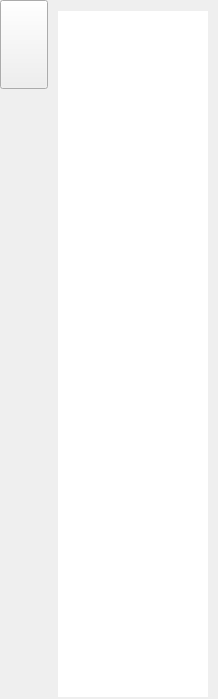
<?xml version="1.0" encoding="UTF-8"?>
<ui version="4.0">
 <class>historyWidget</class>
 <widget class="QWidget" name="historyWidget">
  <property name="geometry">
   <rect>
    <x>0</x>
    <y>0</y>
    <width>218</width>
    <height>699</height>
   </rect>
  </property>
  <property name="minimumSize">
   <size>
    <width>48</width>
    <height>0</height>
   </size>
  </property>
  <property name="windowTitle">
   <string>Form</string>
  </property>
  <layout class="QGridLayout" name="gridLayout_4">
   <property name="leftMargin">
    <number>0</number>
   </property>
   <property name="topMargin">
    <number>0</number>
   </property>
   <property name="rightMargin">
    <number>0</number>
   </property>
   <property name="bottomMargin">
    <number>0</number>
   </property>
   <property name="spacing">
    <number>0</number>
   </property>
   <item row="0" column="0">
    <widget class="QPushButton" name="checkButton">
     <property name="minimumSize">
      <size>
       <width>48</width>
       <height>89</height>
      </size>
     </property>
     <property name="maximumSize">
      <size>
       <width>48</width>
       <height>89</height>
      </size>
     </property>
     <property name="text">
      <string/>
     </property>
     <property name="checkable">
      <bool>true</bool>
     </property>
    </widget>
   </item>
   <item row="0" column="1" rowspan="2">
    <widget class="QStackedWidget" name="historyStackedWidget">
     <property name="minimumSize">
      <size>
       <width>170</width>
       <height>696</height>
      </size>
     </property>
     <property name="maximumSize">
      <size>
       <width>170</width>
       <height>696</height>
      </size>
     </property>
     <property name="styleSheet">
      <string notr="true"/>
     </property>
     <property name="frameShape">
      <enum>QFrame::NoFrame</enum>
     </property>
     <property name="currentIndex">
      <number>0</number>
     </property>
     <widget class="QWidget" name="page">
      <layout class="QGridLayout" name="gridLayout">
       <property name="leftMargin">
        <number>10</number>
       </property>
       <property name="topMargin">
        <number>10</number>
       </property>
       <property name="rightMargin">
        <number>10</number>
       </property>
       <property name="bottomMargin">
        <number>0</number>
       </property>
       <property name="spacing">
        <number>0</number>
       </property>
       <item row="0" column="0">
        <widget class="QTableWidget" name="historyTableWidget">
         <property name="frameShape">
          <enum>QFrame::NoFrame</enum>
         </property>
        </widget>
       </item>
      </layout>
     </widget>
     <widget class="QWidget" name="page_2">
      <layout class="QGridLayout" name="gridLayout_2">
       <property name="leftMargin">
        <number>10</number>
       </property>
       <property name="topMargin">
        <number>10</number>
       </property>
       <property name="rightMargin">
        <number>10</number>
       </property>
       <property name="bottomMargin">
        <number>0</number>
       </property>
       <property name="spacing">
        <number>0</number>
       </property>
       <item row="0" column="0">
        <layout class="QGridLayout" name="gridLayout_5">
         <property name="horizontalSpacing">
          <number>0</number>
         </property>
         <property name="verticalSpacing">
          <number>10</number>
         </property>
         <item row="0" column="0">
          <widget class="QToolButton" name="returnHistory">
           <property name="minimumSize">
            <size>
             <width>150</width>
             <height>50</height>
            </size>
           </property>
           <property name="maximumSize">
            <size>
             <width>150</width>
             <height>50</height>
            </size>
           </property>
           <property name="text">
            <string/>
           </property>
          </widget>
         </item>
         <item row="1" column="0">
          <widget class="QTableWidget" name="serialTableWidget">
           <property name="frameShape">
            <enum>QFrame::NoFrame</enum>
           </property>
          </widget>
         </item>
        </layout>
       </item>
      </layout>
     </widget>
    </widget>
   </item>
   <item row="1" column="0">
    <spacer name="verticalSpacer">
     <property name="orientation">
      <enum>Qt::Vertical</enum>
     </property>
     <property name="sizeType">
      <enum>QSizePolicy::Fixed</enum>
     </property>
     <property name="sizeHint" stdset="0">
      <size>
       <width>20</width>
       <height>610</height>
      </size>
     </property>
    </spacer>
   </item>
  </layout>
 </widget>
 <resources/>
 <connections/>
</ui>
